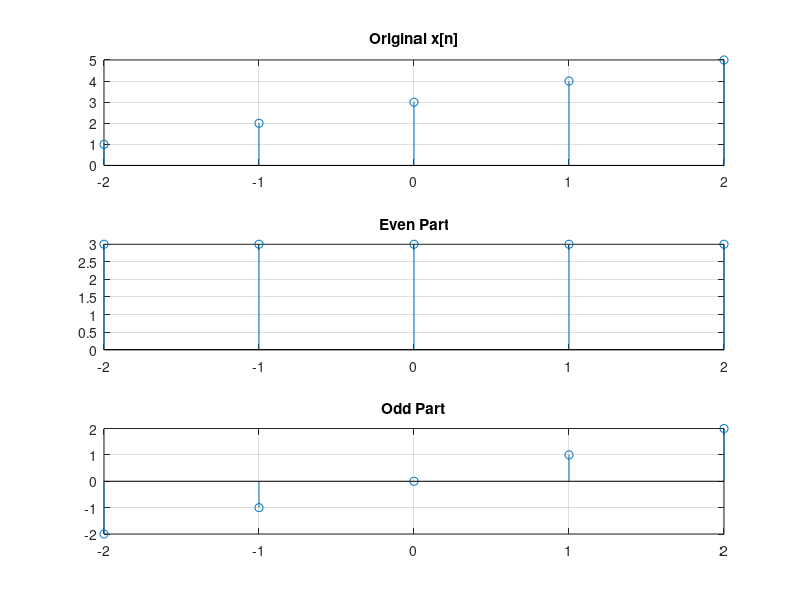

The MATLAB script that drew this image:
x = [1 2 3 4 5];
n = -2:2;

xr = fliplr(x);

xe = (x + xr)/2;
xo = (x - xr)/2;

subplot(3,1,1)
stem(n,x)
title('Original x[n]')
grid on

subplot(3,1,2)
stem(n,xe)
title('Even Part')
grid on

subplot(3,1,3)
stem(n,xo)
title('Odd Part')
grid on
